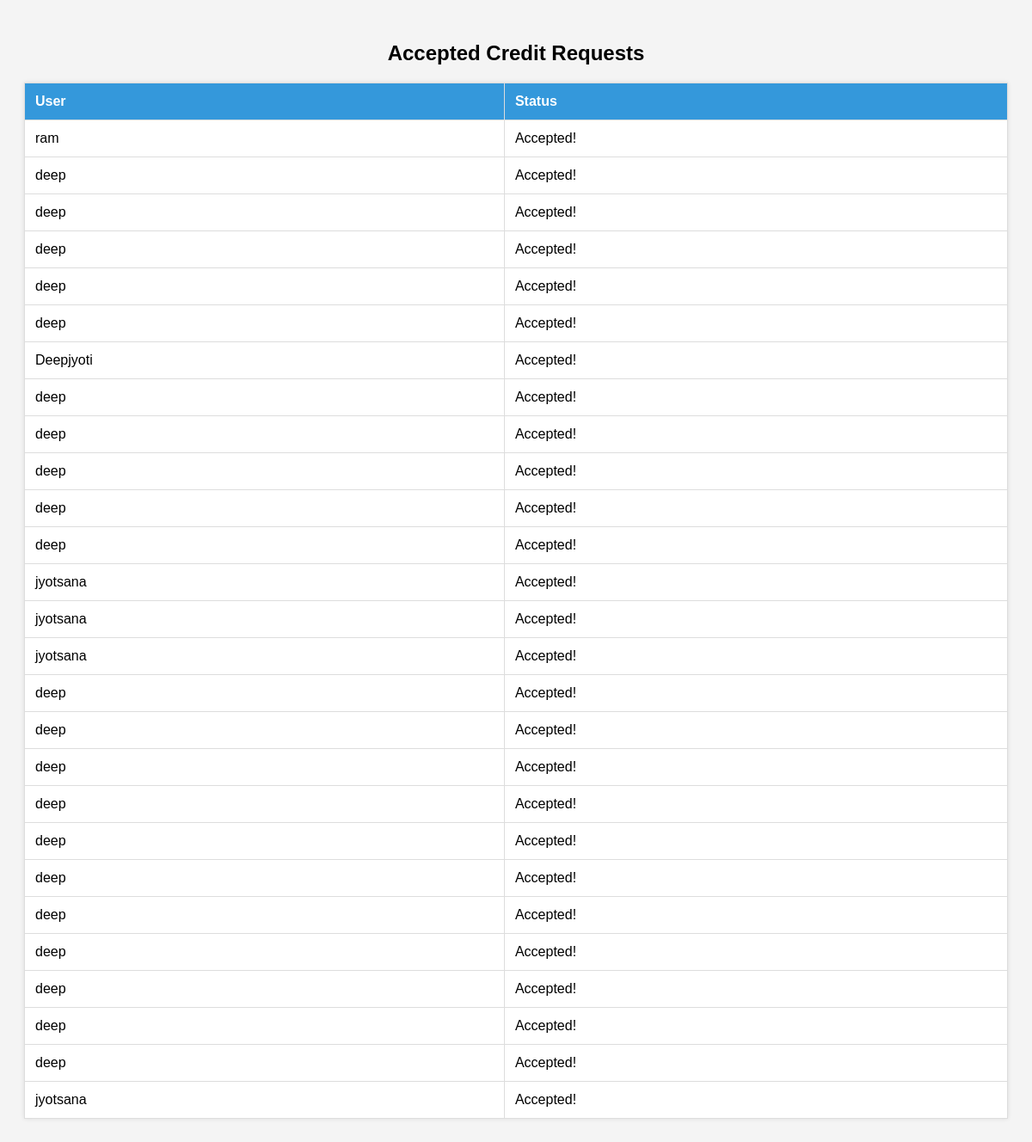
The page /accepted-requests/ (signed in) on the database its author committed.
### hack_app/models.py (models this page shows, shortened)
class AcceptedCreditRequest(models.Model):
    user = models.ForeignKey(User, on_delete=models.CASCADE)
    approved_at = models.DateTimeField(auto_now_add=True)

### hack_app/views.py (the view)
# urls.py: path('accepted-requests/', views.accepted_requests_view, name='accepted_requests'),
@user_passes_test(lambda u: u.is_staff)
def accepted_requests_view(request):
    accepted_requests = AcceptedCreditRequest.objects.select_related('user').order_by('-approved_at')
    return render(request, 'accepted_requests.html', {
        'accepted_requests': accepted_requests
    })

### templates/accepted_requests.html (shortened to what this page needs)
<!DOCTYPE html>
<html lang="en">
<head>
</head>
<body>
    <h2>Accepted Credit Requests</h2>
    {% if accepted_requests %}
    <table>
        <thead>
            <tr>
                <th>User</th>
                <th>Status</th>
            </tr>
        </thead>
        <tbody>
            {% for req in accepted_requests %}
            <tr>
                <td>{{ req.user.username }}</td>
                <td>Accepted!</td>
            </tr>
            {% endfor %}
        </tbody>
    </table>
    {% else %}
    <p>No accepted requests yet.</p>
    {% endif %}
</body>
</html>

### templates/accepted_requests.html (style rules this page uses)
body { font-family: Arial, sans-serif; background: #f4f4f4; padding: 20px; }
h2 { text-align: center; }
table { width: 100%; background: white; border-collapse: collapse; box-shadow: 0 0 5px rgba(0,0,0,0.1); }
th, td { padding: 12px; border: 1px solid #ddd; text-align: left; }
th { background: #3498db; color: white; }

### rows shown on the page
AcceptedCreditRequest: user.username "ram"
AcceptedCreditRequest: user.username "deep"
AcceptedCreditRequest: user.username "deep"
AcceptedCreditRequest: user.username "deep"
AcceptedCreditRequest: user.username "deep"
AcceptedCreditRequest: user.username "deep"
AcceptedCreditRequest: user.username "Deepjyoti"
AcceptedCreditRequest: user.username "deep"
AcceptedCreditRequest: user.username "deep"
AcceptedCreditRequest: user.username "deep"
AcceptedCreditRequest: user.username "deep"
AcceptedCreditRequest: user.username "deep"
AcceptedCreditRequest: user.username "jyotsana"
AcceptedCreditRequest: user.username "jyotsana"
AcceptedCreditRequest: user.username "jyotsana"
AcceptedCreditRequest: user.username "deep"
AcceptedCreditRequest: user.username "deep"
AcceptedCreditRequest: user.username "deep"
AcceptedCreditRequest: user.username "deep"
AcceptedCreditRequest: user.username "deep"
AcceptedCreditRequest: user.username "deep"
AcceptedCreditRequest: user.username "deep"
AcceptedCreditRequest: user.username "deep"
AcceptedCreditRequest: user.username "deep"
AcceptedCreditRequest: user.username "deep"
AcceptedCreditRequest: user.username "deep"
AcceptedCreditRequest: user.username "jyotsana"
